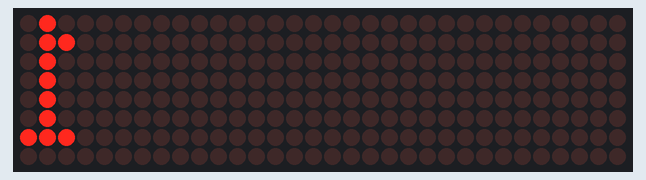
Simulated run of this sketch. Board: Arduino Uno, built with avr-gcc and run on an emulated ATmega328P. On the bench: 32×8 LED matrix.

Above: at 0.16 s.
At 5.11 s:
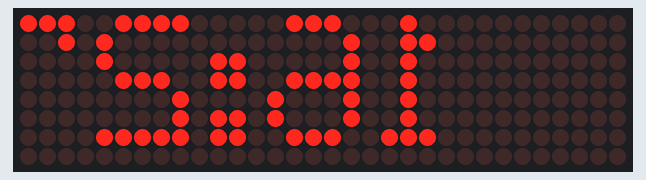
At 10.06 s:
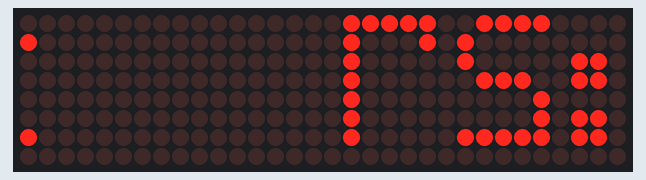
At 19.97 s:
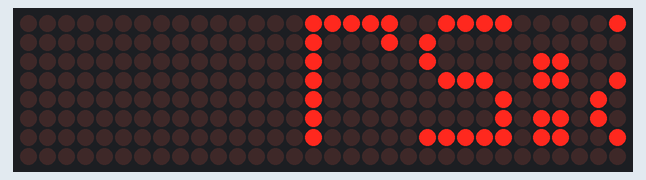
At 30.02 s:
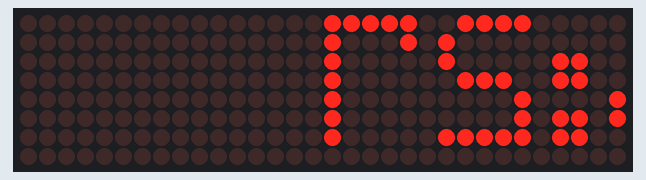
At 39.92 s:
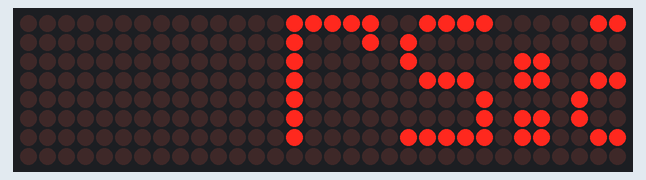

The sketch:

MatrizLED_Scroll.ino
```cpp
//************************************************************************
//* Projeto de Matriz de Led - Base para Relógio
//* Data: 15/04/18
//************************************************************************
// Carrega a biblioteca MD_MAX72xx
#include <MD_MAX72xx.h>

// Numero de modulos utilizados
#define     MAX_DEVICES     4

// Ligacoes ao Arduino
#define     DATA_PIN     4
#define     CS_PIN       5
#define     CLK_PIN      6

MD_MAX72XX mx = MD_MAX72XX(DATA_PIN, CLK_PIN, CS_PIN, MAX_DEVICES);

#define SCROLL_DELAY     50  // Velocidade do scroll
#define CHAR_SPACING     1     // Colunas entre cada caracter
#define BUF_SIZE         75
char curMessage[BUF_SIZE];
char newMessage[BUF_SIZE];

// int scrollDelay;

uint8_t scrollDataSource(uint8_t dev, MD_MAX72XX::transformType_t t)
{
  static char        *p = curMessage;
  static uint8_t     state = 0;
  static uint8_t     curLen, showLen;
  static uint8_t     cBuf[8];
  uint8_t colData;

  switch(state)
  {
  case 0:
    showLen = mx.getChar(*p++, sizeof(cBuf)/sizeof(cBuf[0]), cBuf);
    curLen = 0;
    state++;
    if (*p == '\0')
    {
     p = curMessage;
    }
  case 1:
    colData = cBuf[curLen++];
    if (curLen == showLen)
    {
     showLen = CHAR_SPACING;
     curLen = 0;
     state = 2;
    }
    break;
  case 2:
    colData = 0;
    curLen++;
    if (curLen == showLen)
     state = 0;
    break;
    default:
    state = 0;
  }
  return(colData);
}

void scrollText(void)
{
  static uint32_t     prevTime = 0;  // era 0
  if (millis()-prevTime >= SCROLL_DELAY)
  {
    mx.transform(MD_MAX72XX::TSR);
    prevTime = millis();
  }
}

//************************************************************************
void setup()
{
  // put your setup code here, to run once:
   mx.begin();
   mx.setShiftDataInCallback(scrollDataSource);
   // Define o nivel de luminosidade
   mx.control(MD_MAX72XX::INTENSITY, 4);
   // Mensagem a ser exibida
   strcpy(curMessage, "16:27     ");
   newMessage[0] = '\0';

}

void loop()
{
  // put your main code here, to run repeated
  int i = 0;
  do
  {
    scrollText();
    i++;
  }
  while (i<=24000);
  //delay (10000);
}
```
